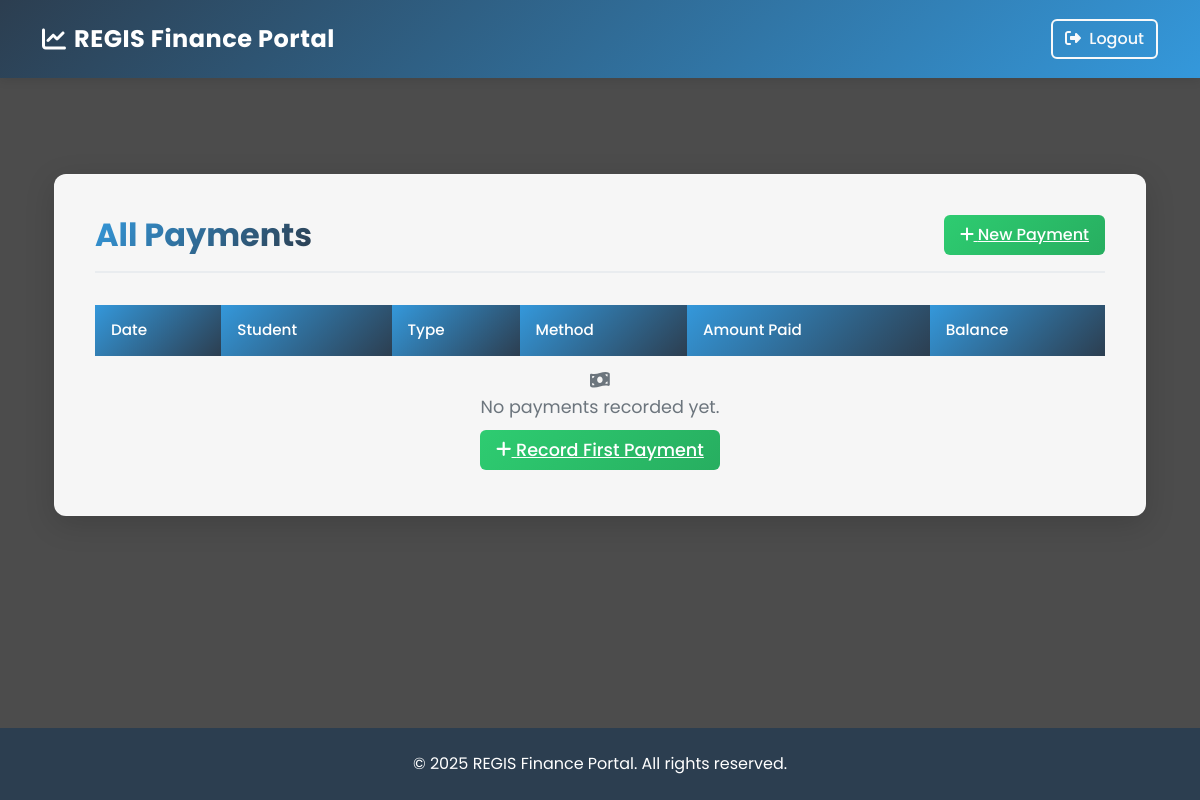
The page /dashboard/payments/ (signed in) on the database as committed earlier.
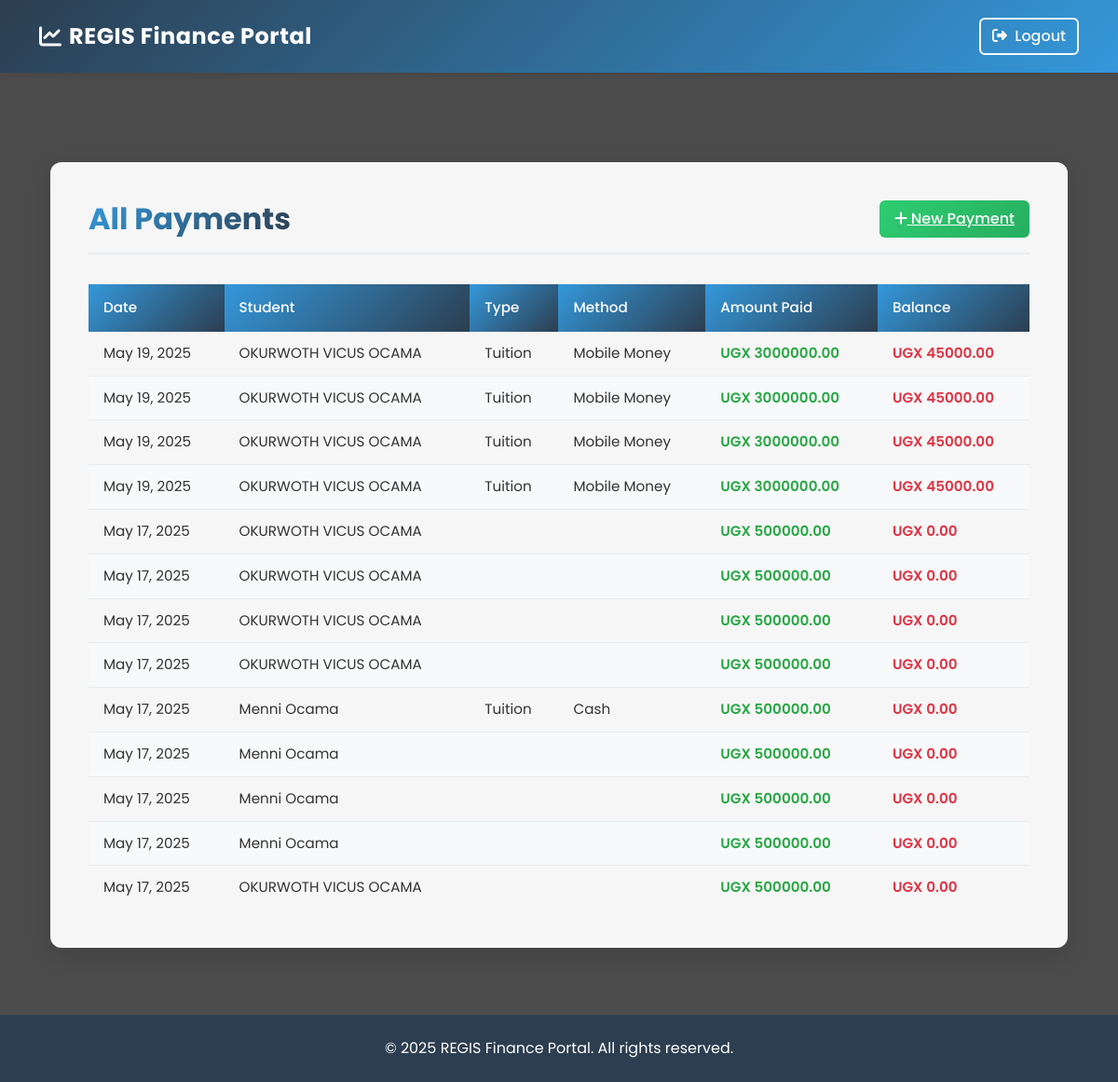
The same page on the database as committed later.
### dashboard/models.py (models this page shows, shortened)
class Payment(models.Model):
    PAYMENT_TYPES = (
        ('Tuition', 'Tuition'),
        ('Registration', 'Registration Fee'),
        ('Examination', 'Examination Fee'),
    )
    METHOD_CHOICES = (
        ('Cash', 'Cash'),
        ('Mobile Money', 'Mobile Money'),
        ('Bank', 'Bank'),
    )
    student = models.ForeignKey(Student, on_delete=models.CASCADE)
    amount = models.DecimalField(max_digits=10, decimal_places=2)
    payment_type = models.CharField(max_length=20, choices=PAYMENT_TYPES)
    method = models.CharField(max_length=20, choices=METHOD_CHOICES)
    balance = models.DecimalField(max_digits=10, decimal_places=2, default=0)
    date = models.DateTimeField(default=timezone.now)

class Student(models.Model):
    student_id = models.CharField(max_length=20, unique=True)
    full_name = models.CharField(max_length=100)
    gender = models.CharField(max_length=10)
    date_of_birth = models.DateField()
    passport_photo = models.ImageField(upload_to='student_photos/')
    village = models.CharField(max_length=50)
    parish = models.CharField(max_length=50)
    subcounty = models.CharField(max_length=50)
    district = models.CharField(max_length=50)
    guardian_name = models.CharField(max_length=100)
    guardian_email = models.EmailField()
    guardian_phone = models.CharField(max_length=15)

### dashboard/views.py (the view)
# urls.py: path('payments/', views.payment_list, name='dashboard_payment_list'),
@login_required
def payment_list(request):
    payments = Payment.objects.all().order_by('-date')
    return render(request, 'dashboard/payment_list.html', {'payments': payments})

### dashboard/templates/dashboard/payment_list.html (shortened to what this page needs)
{% extends 'base.html' %}
{% block content %}
<div class="container">
  <div class="payment-list-container">
    <div class="payment-list-header">
      <h2>All Payments</h2>
      <a href="{% url 'dashboard_record_payment' %}" class="new-payment-btn">
        <i class="fas fa-plus"></i> New Payment
      </a>
    </div>
    <div class="table-responsive">
      <table class="payment-table">
        <thead>
          <tr>
            <th>Date</th>
            <th>Student</th>
            <th>Type</th>
            <th>Method</th>
            <th>Amount Paid</th>
            <th>Balance</th>
          </tr>
        </thead>
        <tbody>
          {% for payment in payments %}
          <tr>
            <td class="payment-date">{{ payment.date|date:"M d, Y" }}</td>
            <td>{{ payment.student.full_name }}</td>
            <td>{{ payment.payment_type }}</td>
            <td>{{ payment.method }}</td>
            <td class="amount-paid">UGX {{ payment.amount }}</td>
            <td class="balance">UGX {{ payment.balance }}</td>
          </tr>
          {% empty %}
          <tr>
            <td colspan="6" class="empty-state">
              <i class="fas fa-money-bill-wave"></i>
              <p>No payments recorded yet.</p>
              <a href="{% url 'dashboard_record_payment' %}" class="new-payment-btn">
                <i class="fas fa-plus"></i> Record First Payment
              </a>
            </td>
          </tr>
          {% endfor %}
        </tbody>
      </table>
    </div>
  </div>
</div>
<link rel="stylesheet" href="https://cdnjs.cloudflare.com/ajax/libs/font-awesome/5.15.4/css/all.min.css">
{% endblock %}

Rows that differ between the two databases and show on the page:
added Payment: date "May 19, 2025", student.full_name "OKURWOTH VICUS OCAMA", payment_type "Tuition", method "Mobile Money", amount "3000000.00", balance "45000.00"
added Payment: date "May 19, 2025", student.full_name "OKURWOTH VICUS OCAMA", payment_type "Tuition", method "Mobile Money", amount "3000000.00", balance "45000.00"
added Payment: date "May 19, 2025", student.full_name "OKURWOTH VICUS OCAMA", payment_type "Tuition", method "Mobile Money", amount "3000000.00", balance "45000.00"
added Payment: date "May 19, 2025", student.full_name "OKURWOTH VICUS OCAMA", payment_type "Tuition", method "Mobile Money", amount "3000000.00", balance "45000.00"
added Payment: date "May 17, 2025", student.full_name "OKURWOTH VICUS OCAMA", amount "500000.00", balance "0.00"
added Payment: date "May 17, 2025", student.full_name "OKURWOTH VICUS OCAMA", amount "500000.00", balance "0.00"
added Payment: date "May 17, 2025", student.full_name "OKURWOTH VICUS OCAMA", amount "500000.00", balance "0.00"
added Payment: date "May 17, 2025", student.full_name "OKURWOTH VICUS OCAMA", amount "500000.00", balance "0.00"
added Payment: date "May 17, 2025", student.full_name "Menni Ocama", payment_type "Tuition", method "Cash", amount "500000.00", balance "0.00"
added Payment: date "May 17, 2025", student.full_name "Menni Ocama", amount "500000.00", balance "0.00"
added Payment: date "May 17, 2025", student.full_name "Menni Ocama", amount "500000.00", balance "0.00"
added Payment: date "May 17, 2025", student.full_name "Menni Ocama", amount "500000.00", balance "0.00"
added Payment: date "May 17, 2025", student.full_name "OKURWOTH VICUS OCAMA", amount "500000.00", balance "0.00"
Other text that changed with them:
text no longer shown: "No payments recorded yet. Record First Payment"
